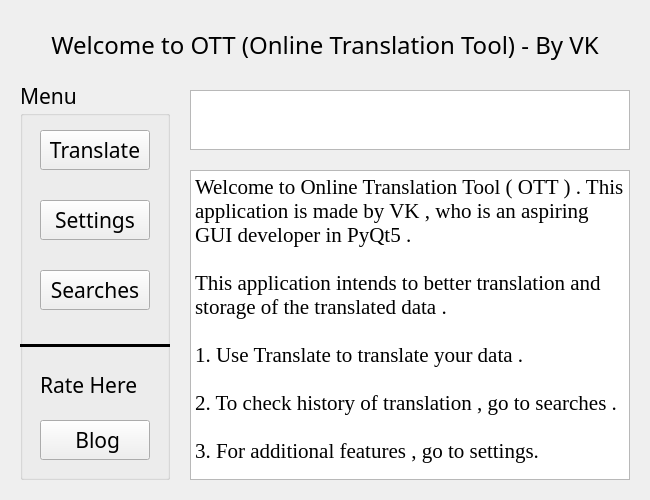
<?xml version="1.0" encoding="UTF-8"?>
<ui version="4.0">
 <class>MainWindow</class>
 <widget class="QMainWindow" name="MainWindow">
  <property name="geometry">
   <rect>
    <x>0</x>
    <y>0</y>
    <width>650</width>
    <height>500</height>
   </rect>
  </property>
  <property name="windowTitle">
   <string>MainWindow</string>
  </property>
  <widget class="QWidget" name="centralwidget">
   <widget class="QLabel" name="label">
    <property name="geometry">
     <rect>
      <x>10</x>
      <y>20</y>
      <width>630</width>
      <height>50</height>
     </rect>
    </property>
    <property name="font">
     <font>
      <family>Cooper Black</family>
      <pointsize>18</pointsize>
     </font>
    </property>
    <property name="text">
     <string>Welcome to OTT (Online Translation Tool) - By VK</string>
    </property>
    <property name="alignment">
     <set>Qt::AlignCenter</set>
    </property>
   </widget>
   <widget class="QGroupBox" name="groupBox">
    <property name="geometry">
     <rect>
      <x>20</x>
      <y>80</y>
      <width>150</width>
      <height>400</height>
     </rect>
    </property>
    <property name="font">
     <font>
      <family>Cooper Black</family>
      <pointsize>16</pointsize>
     </font>
    </property>
    <property name="title">
     <string>Menu</string>
    </property>
    <property name="flat">
     <bool>false</bool>
    </property>
    <property name="checkable">
     <bool>false</bool>
    </property>
    <widget class="QPushButton" name="pushButton">
     <property name="geometry">
      <rect>
       <x>20</x>
       <y>120</y>
       <width>110</width>
       <height>40</height>
      </rect>
     </property>
     <property name="text">
      <string>Settings</string>
     </property>
    </widget>
    <widget class="QPushButton" name="pushButton_2">
     <property name="geometry">
      <rect>
       <x>20</x>
       <y>190</y>
       <width>110</width>
       <height>40</height>
      </rect>
     </property>
     <property name="text">
      <string>Searches</string>
     </property>
    </widget>
    <widget class="Line" name="line">
     <property name="geometry">
      <rect>
       <x>0</x>
       <y>260</y>
       <width>150</width>
       <height>10</height>
      </rect>
     </property>
     <property name="font">
      <font>
       <family>Cooper Black</family>
       <pointsize>16</pointsize>
       <weight>50</weight>
       <bold>false</bold>
      </font>
     </property>
     <property name="frameShadow">
      <enum>QFrame::Plain</enum>
     </property>
     <property name="lineWidth">
      <number>3</number>
     </property>
     <property name="orientation">
      <enum>Qt::Horizontal</enum>
     </property>
    </widget>
    <widget class="QPushButton" name="pushButton_3">
     <property name="geometry">
      <rect>
       <x>20</x>
       <y>50</y>
       <width>110</width>
       <height>40</height>
      </rect>
     </property>
     <property name="text">
      <string>Translate</string>
     </property>
    </widget>
    <widget class="QLabel" name="label_2">
     <property name="geometry">
      <rect>
       <x>20</x>
       <y>290</y>
       <width>111</width>
       <height>30</height>
      </rect>
     </property>
     <property name="text">
      <string>Rate Here</string>
     </property>
    </widget>
    <widget class="QPushButton" name="pushButton_4">
     <property name="geometry">
      <rect>
       <x>20</x>
       <y>340</y>
       <width>110</width>
       <height>40</height>
      </rect>
     </property>
     <property name="text">
      <string> Blog</string>
     </property>
    </widget>
   </widget>
   <widget class="QTextBrowser" name="textBrowser">
    <property name="geometry">
     <rect>
      <x>190</x>
      <y>90</y>
      <width>440</width>
      <height>60</height>
     </rect>
    </property>
    <property name="font">
     <font>
      <family>Cooper Black</family>
      <pointsize>16</pointsize>
     </font>
    </property>
    <property name="html">
     <string>&lt;!DOCTYPE HTML PUBLIC &quot;-//W3C//DTD HTML 4.0//EN&quot; &quot;http://www.w3.org/TR/REC-html40/strict.dtd&quot;&gt;
&lt;html&gt;&lt;head&gt;&lt;meta name=&quot;qrichtext&quot; content=&quot;1&quot; /&gt;&lt;style type=&quot;text/css&quot;&gt;
p, li { white-space: pre-wrap; }
&lt;/style&gt;&lt;/head&gt;&lt;body style=&quot; font-family:'Cooper Black'; font-size:16pt; font-weight:400; font-style:normal;&quot;&gt;
&lt;p style=&quot;-qt-paragraph-type:empty; margin-top:0px; margin-bottom:0px; margin-left:0px; margin-right:0px; -qt-block-indent:0; text-indent:0px;&quot;&gt;&lt;br /&gt;&lt;/p&gt;&lt;/body&gt;&lt;/html&gt;</string>
    </property>
   </widget>
   <widget class="QTextBrowser" name="textBrowser_2">
    <property name="geometry">
     <rect>
      <x>190</x>
      <y>170</y>
      <width>440</width>
      <height>310</height>
     </rect>
    </property>
    <property name="font">
     <font>
      <family>Times New Roman</family>
      <pointsize>16</pointsize>
      <weight>50</weight>
      <bold>false</bold>
     </font>
    </property>
    <property name="html">
     <string>&lt;!DOCTYPE HTML PUBLIC &quot;-//W3C//DTD HTML 4.0//EN&quot; &quot;http://www.w3.org/TR/REC-html40/strict.dtd&quot;&gt;
&lt;html&gt;&lt;head&gt;&lt;meta name=&quot;qrichtext&quot; content=&quot;1&quot; /&gt;&lt;style type=&quot;text/css&quot;&gt;
p, li { white-space: pre-wrap; }
&lt;/style&gt;&lt;/head&gt;&lt;body style=&quot; font-family:'Times New Roman'; font-size:16pt; font-weight:400; font-style:normal;&quot;&gt;
&lt;p style=&quot; margin-top:0px; margin-bottom:0px; margin-left:0px; margin-right:0px; -qt-block-indent:0; text-indent:0px;&quot;&gt;Welcome to Online Translation Tool ( OTT ) . This application is made by VK , who is an aspiring GUI developer in PyQt5 .&lt;/p&gt;
&lt;p style=&quot;-qt-paragraph-type:empty; margin-top:0px; margin-bottom:0px; margin-left:0px; margin-right:0px; -qt-block-indent:0; text-indent:0px;&quot;&gt;&lt;br /&gt;&lt;/p&gt;
&lt;p style=&quot; margin-top:0px; margin-bottom:0px; margin-left:0px; margin-right:0px; -qt-block-indent:0; text-indent:0px;&quot;&gt;This application intends to better translation and storage of the translated data .&lt;/p&gt;
&lt;p style=&quot;-qt-paragraph-type:empty; margin-top:0px; margin-bottom:0px; margin-left:0px; margin-right:0px; -qt-block-indent:0; text-indent:0px;&quot;&gt;&lt;br /&gt;&lt;/p&gt;
&lt;p style=&quot; margin-top:0px; margin-bottom:0px; margin-left:0px; margin-right:0px; -qt-block-indent:0; text-indent:0px;&quot;&gt;1. Use Translate to translate your data .&lt;/p&gt;
&lt;p style=&quot;-qt-paragraph-type:empty; margin-top:0px; margin-bottom:0px; margin-left:0px; margin-right:0px; -qt-block-indent:0; text-indent:0px;&quot;&gt;&lt;br /&gt;&lt;/p&gt;
&lt;p style=&quot; margin-top:0px; margin-bottom:0px; margin-left:0px; margin-right:0px; -qt-block-indent:0; text-indent:0px;&quot;&gt;2. To check history of translation , go to searches . &lt;/p&gt;
&lt;p style=&quot;-qt-paragraph-type:empty; margin-top:0px; margin-bottom:0px; margin-left:0px; margin-right:0px; -qt-block-indent:0; text-indent:0px;&quot;&gt;&lt;br /&gt;&lt;/p&gt;
&lt;p style=&quot; margin-top:0px; margin-bottom:0px; margin-left:0px; margin-right:0px; -qt-block-indent:0; text-indent:0px;&quot;&gt;3. For additional features , go to settings.&lt;/p&gt;&lt;/body&gt;&lt;/html&gt;</string>
    </property>
   </widget>
  </widget>
 </widget>
 <resources/>
 <connections/>
</ui>
